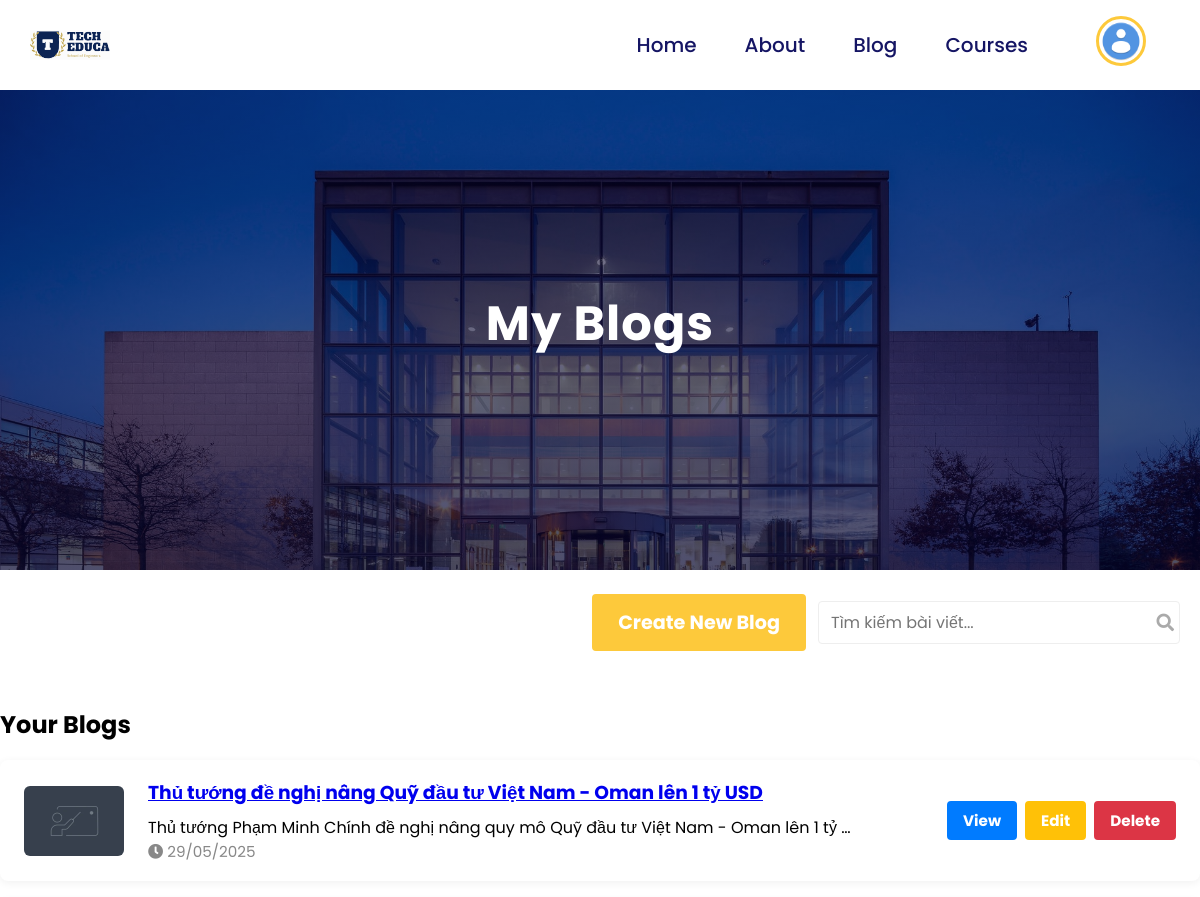
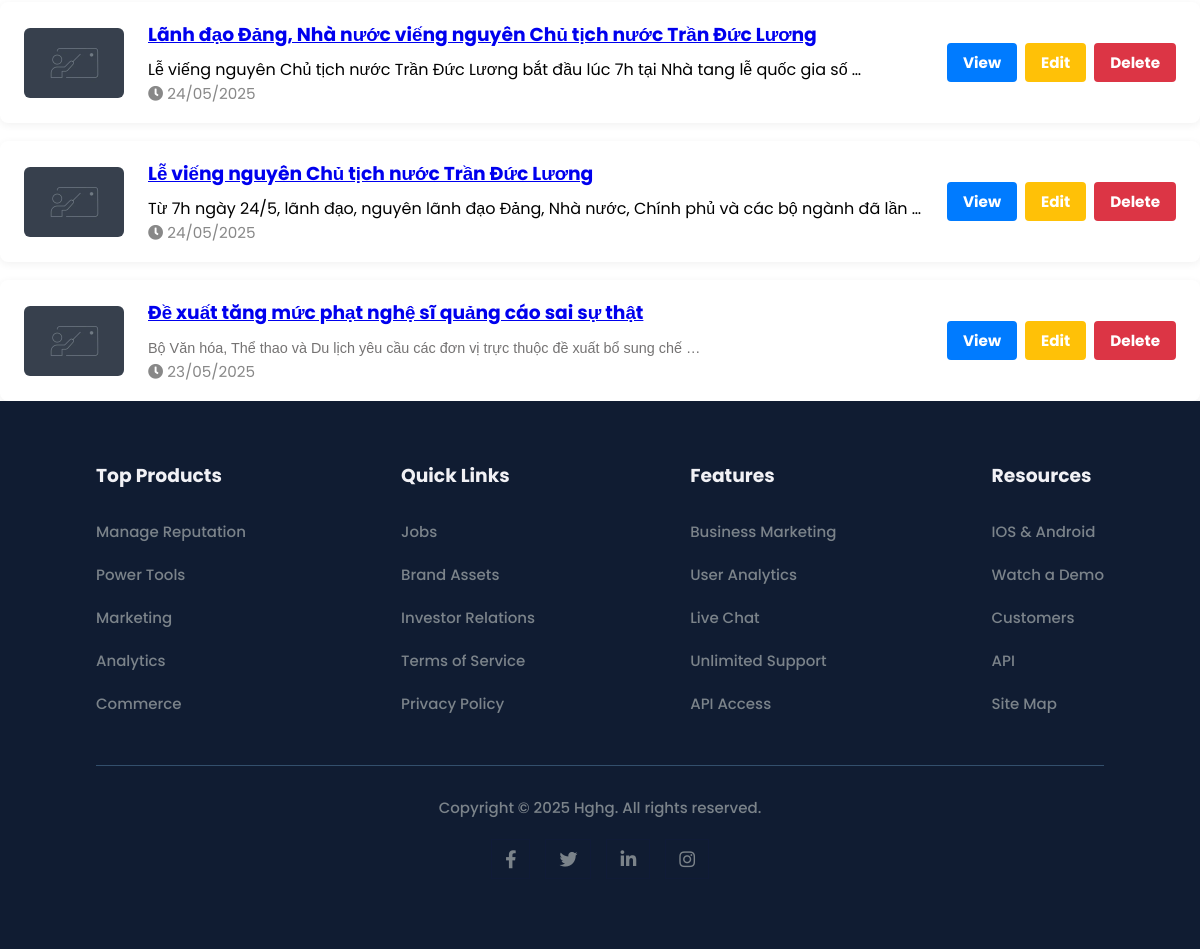
The page /my-blogs/ (signed in) on the database its author committed (2 pictures, top to bottom).
### app/models.py (models this page shows, shortened)
class Blog(models.Model):
    title = models.CharField(max_length=200)
    content = RichTextUploadingField() # Nội dung bài viết viết bằng Markdown # Hình ảnh bài viết
    created_at = models.DateTimeField(auto_now_add=True)
    updated_at = models.DateTimeField(auto_now=True)
    author = models.ForeignKey("app.User", on_delete=models.CASCADE, related_name="blogs")
    views = models.PositiveIntegerField(default=0)  # Số lượt xem bài viết

### app/views.py (the view)
# urls.py: path('my-blogs/', views.my_blog_view, name='my_blogs'),
@login_required
def my_blog_view(request):
    user_blogs = Blog.objects.filter(author=request.user).order_by('-created_at')
    return render(request, 'app/my_blog.html', {'user_blogs': user_blogs})

### app/templates/app/my_blog.html (shortened to what this page needs)
{% load static %}
<!DOCTYPE html>
<html lang="en">
<head>
    <link rel="stylesheet" href="https://pro.fontawesome.com/releases/v5.10.0/css/all.css" />
    <link rel="stylesheet" href="{% static 'style.css' %}">
</head>
<body>
    {% include 'app/navigation.html' %}
    <section id="about-home">
        <h1>My Blogs</h1>
    </section>
    <section style="text-align: right; margin: 24px 20px 24px 0; display: flex; justify-content: flex-end; align-items: center; gap: 12px;">
        <a href="{% url 'new_blog' %}" class="btn" style="display: inline-block;">Create New Blog</a>
        <form method="get" style="position: relative; display: inline-block;">
            <input id="searchMyBlogsInput" name="q" type="text" value="{{ request.GET.q|default_if_none:'' }}" placeholder="Tìm kiếm bài viết..." style="padding: 8px 32px 8px 12px; border-radius: 4px; border: 1px solid #eee; font-size: 1rem; min-width: 220px;">
            <button type="submit" style="position: absolute; right: 6px; top: 50%; transform: translateY(-50%); background: none; border: none; color: #aaa; font-size: 1.1em; cursor: pointer;">
                <i class="fa fa-search"></i>
            </button>
        </form>
    </section>
    <section id="blogs">
        <div id="blog-list" style="display: flex; flex-direction: column; gap: 18px;">
            <h2 style="margin-top:32px;">Your Blogs</h2>
            {% if user_blogs %}
                {% for blog in user_blogs %}
                    <div class="course-row" style="display: flex; align-items: center; background: #fff; border-radius: 8px; box-shadow: 0 2px 8px rgba(0,0,0,0.06); padding: 18px 24px;">
                        {% if blog.thumbnail %}
                            <img src="{{ blog.thumbnail.url }}" alt="{{ blog.title }}" style="width: 100px; height: 70px; object-fit: cover; border-radius: 6px; margin-right: 24px;">
                        {% else %}
                            <img src="/media/thumbnails/default-product-card.webp" alt="{{ blog.title }}" style="width: 100px; height: 70px; object-fit: cover; border-radius: 6px; margin-right: 24px;">
                        {% endif %}
                        <div style="flex: 1;">
                            <h3 style="margin: 0 0 8px 0;">
                                <a href="{% url 'blog_detail' blog.id %}">{{ blog.title }}</a>
                            </h3>
                            <p style="margin: 0 0 6px 0;">{{ blog.content|truncatewords_html:20|safe }}</p>
                            <p style="font-size: 0.95em; color: #888; margin: 0;">
                                <i class="fa fa-clock"></i> {{ blog.created_at|date:"d/m/Y" }}
                            </p>
                        </div>
                        <div style="display: flex; gap: 8px; margin-left: 16px;">
                            <a href="{% url 'blog_detail' blog.id %}" class="btn btn-sm" style="background: #007bff; color: #fff;">View</a>
                            <a href="{% url 'edit_blog' blog.id %}" class="btn btn-sm" style="background: #ffc107; color: #fff;">Edit</a>
                            <form method="post" action="{% url 'delete_blog' blog.id %}" style="display:inline;" onsubmit="return confirm('Bạn có chắc chắn muốn xóa bài viết này?');">
                                <button type="submit" class="btn btn-sm" style="background: #dc3545; color: #fff;">Delete</button>
                            </form>
                        </div>
                    </div>
                {% endfor %}
            {% else %}
                <p style="text-align: center;">You have not created any blogs yet.</p>
            {% endif %}
        </div>
    </section>
    {% include 'app/footer.html' %}
</body>
</html>

### static/style.css (style rules this page uses)
* { margin: 0; padding: 0; box-sizing: border-box; font-family: "Poppins", sans-serif; }
body { font-family: "Poppins", sans-serif; }
h1 { font-size: 2.5rem; font-weight: 700; color: rgb(35, 35, 85); }
span { font-size: 0.9rem; color: #757373; }
.btn { background-color: #FDC93B; color: #fff; border: 2px solid #FDC93B; padding: 1vw 2vw; border-radius: 5px; text-decoration: none; font-size: 1.2rem; font-weight: 500; transition: all 0.3s ease-in-out; }
#about-home { background-image: linear-gradient(rgba(9, 5, 54, 0.5), rgba(5, 4, 46, 0.7)), url("images/back1.jpg"); width: 100%; height: 60vh; display: flex; flex-direction: column; justify-content: center; align-items: center; text-align: center; padding: 5vw 8vw; background-color: #f9f9f9; background-size: cover; }
#about-home h1 { font-size: 3rem; color: #fff; margin-bottom: 1vw; letter-spacing: 1px; }

### app/templates/app/my_blog.html (style rules this page uses)
.btn { background: #FDC93B; color: #fff; font-weight: bold; border: 2px solid #FDC93B; padding: 12px 24px; border-radius: 4px; cursor: pointer; transition: background 0.2s, color 0.2s; box-sizing: border-box; display: inline-block; }
.btn.btn-sm { padding: 6px 14px; font-size: 0.95em; }
.btn[style*="background: #ffc107"] { border-color: #ffc107; }
.btn[style*="background: #dc3545"] { border-color: #dc3545; }
.btn[style*="background: #007bff"] { border-color: #007bff; }

### rows shown on the page
Blog: title "Thủ tướng đề nghị nâng Quỹ đầu tư Việt Nam - Oman lên 1 tỷ USD", content "Thủ tướng Phạm Minh Chính đề nghị nâng quy mô Quỹ đầu tư Việt Nam - Oman lên 1 tỷ …", created_at "29/05/2025"
Blog: title "Lãnh đạo Đảng, Nhà nước viếng nguyên Chủ tịch nước Trần Đức Lương", content "Lễ viếng nguyên Chủ tịch nước Trần Đức Lương bắt đầu lúc 7h tại Nhà tang lễ quốc gia số …", created_at "24/05/2025"
Blog: title "Lễ viếng nguyên Chủ tịch nước Trần Đức Lương", content "Từ 7h ngày 24/5, lãnh đạo, nguyên lãnh đạo Đảng, Nhà nước, Chính phủ và các bộ ngành đã lần …", created_at "24/05/2025"
Blog: title "Đề xuất tăng mức phạt nghệ sĩ quảng cáo sai sự thật", content "Bộ Văn hóa, Thể thao và Du lịch yêu cầu các đơn vị trực thuộc đề xuất bổ sung chế …", created_at "23/05/2025"
